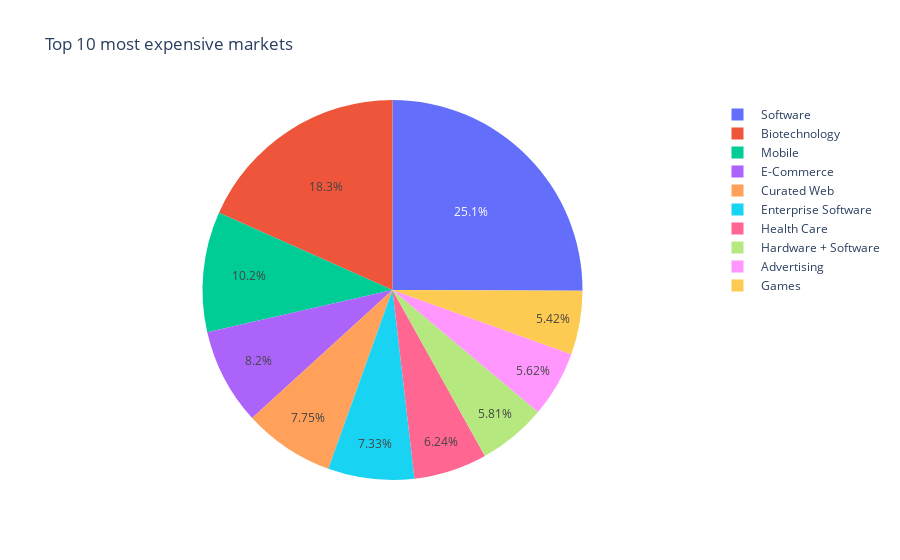

Source (notebook cell):
### Markdown cell above
# Vizual analysis

### Code cell
top_spheres = df['market'].value_counts()[:10]
fig = px.pie(values=top_spheres, names=top_spheres.index, title='Top 10 most expensive markets');
fig.show()

### Figure 1 — Plotly figure (JSON) as saved in the notebook; plotly's stock layout.template omitted (floating-point values rounded to 4 significant figures)
{"data": [{"domain": {"x": [0, 1], "y": [0, 1]}, "hovertemplate": "label=%{label}<br>value=%{value}<extra></extra>", "labels": [" Software ", " Biotechnology ", " Mobile ", " E-Commerce ", " Curated Web ", " Enterprise Software ", " Health Care ", " Hardware + Software ", " Advertising ", " Games "], "legendgroup": "", "name": "", "showlegend": true, "type": "pie", "values": [3089, 2259, 1262, 1011, 955, 903, 769, 716, 693, 668]}], "layout": {"legend": {"tracegroupgap": 0}, "title": {"text": "Top 10 most expensive markets"}}}
